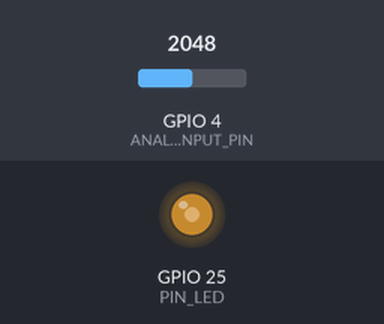
Bench run of a sketch on a simulated ESP32. Shown: output pins drawn as LEDs (lit = HIGH). The inputs (shaded band) are chosen by the test bench; at power-on: GPIO 4 (ANALOGIC_INPUT_PIN) = 2048.

Above: at 1.2 s.
1.3 s: GPIO 4 (ANALOGIC_INPUT_PIN) set to 2866
At 1.8 s:
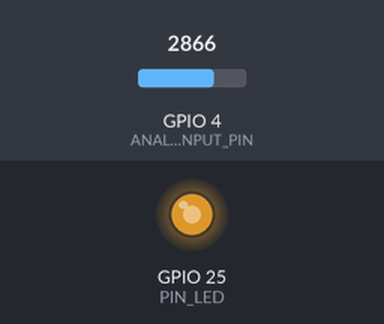
2.8 s: GPIO 4 (ANALOGIC_INPUT_PIN) set to 3603
At 4.0 s:
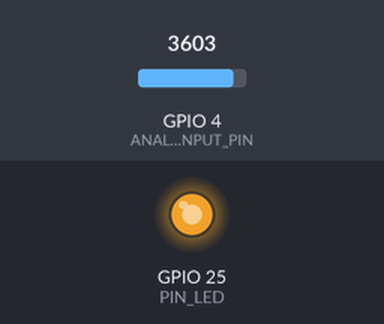
4.3 s: GPIO 4 (ANALOGIC_INPUT_PIN) set to 491
At 5.3 s:
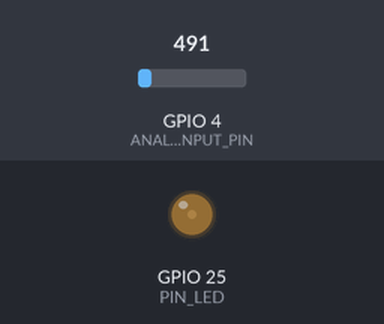
5.8 s: GPIO 4 (ANALOGIC_INPUT_PIN) set to 0
At 6.1 s:
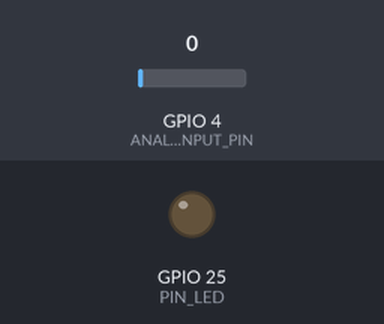
Timing chart, 0 to 8.3 s (numbered marks = the images above; inputs shaded):
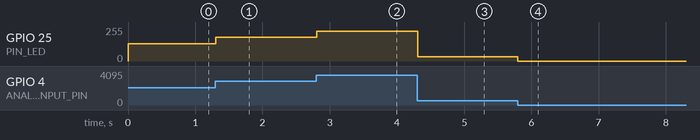

The sketch:

sketch_dec20a.ino
```cpp
// Defines
#define ANALOGIC_INPUT_PIN 4 // pino de entrada analógica para ADC
#define PIN_LED 25           // pino de saída para ativamente do led
#define CH 0                 // canal PWM

void setup() {

  // Ligação do canal PWM 0 ao pino do led
  ledcAttachChannel(PIN_LED, 1000, 12, CH);

}

void loop() {

  // Valor adc obtido do pino de leitura analógica para digital
  int adcVal = analogRead(ANALOGIC_INPUT_PIN); // leitura adc

  // Valor pwm (deve ser correspondente ao valor adc lido, para que seja modulado no led usando PWM)
  int pwmVal = adcVal;

  // Uso de PWM para construir sinal analógico
  ledcWrite(PIN_LED, pwmVal);

  // Tempo entre leituras do ADC
  delay(10);

}
```

Measured:
- after the input at 1.3 s, GPIO 25 (PIN_LED): 128/255 → 178/255 at once
- after the input at 2.8 s, GPIO 25 (PIN_LED): 178/255 → 224/255 at once
- after the input at 4.3 s, GPIO 25 (PIN_LED): 224/255 → 31/255 at once
- after the input at 5.8 s, GPIO 25 (PIN_LED): 31/255 → 0/255 at once
